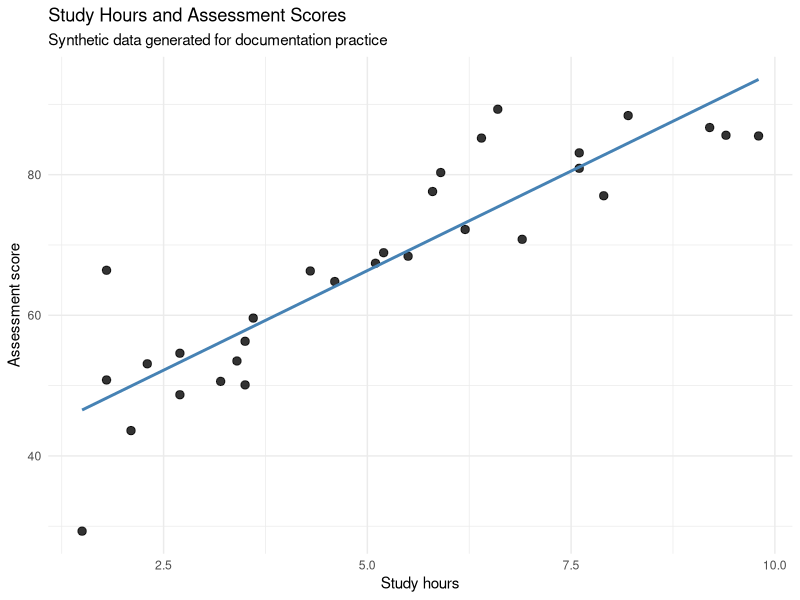
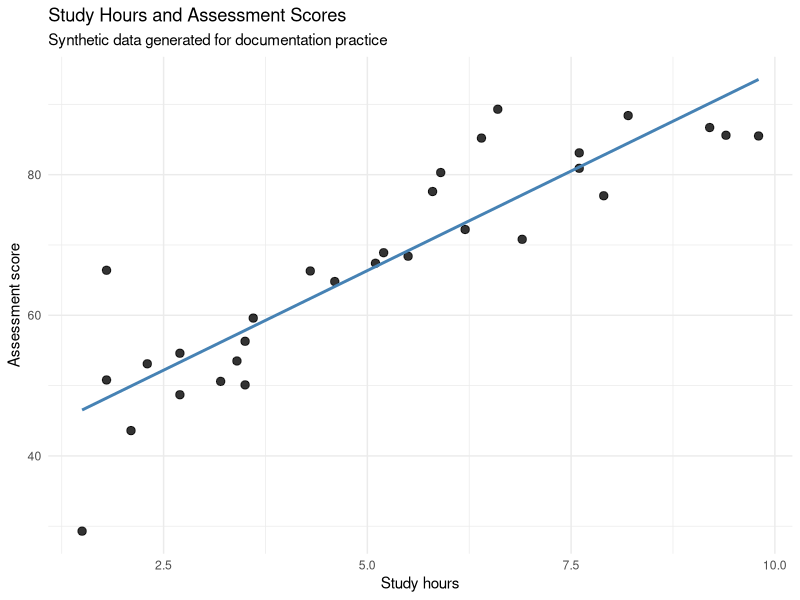

These charts were generated, in order, by the following R code:
# AI Assistance Declaration:
# I used ChatGPT (GPT-6, 19 November 2026) for planning and drafting suggestions.
# Prompts and disclosure are recorded in Appendix.md. I will run and verify this script
# in RStudio, independently check its outputs, and take responsibility for all results.
#
# Project: Synthetic Student Performance Analysis
# Purpose: Generate synthetic records, summarize them, and create a scatter plot.
# Data: Synthetic only; no real or personal student information is used.

# 1. Setup ------------------------------------------------------------------

required_package <- "ggplot2"

if (!requireNamespace(required_package, quietly = TRUE)) {
  install.packages(required_package)
}

library(ggplot2)

set.seed(400)

# 2. Generate synthetic data -------------------------------------------------

n_students <- 30

student_data <- data.frame(
  student_id = seq_len(n_students),
  study_hours = round(runif(n_students, min = 1, max = 10), 1),
  attendance_rate = round(runif(n_students, min = 60, max = 100), 1)
)

# Generate a score using a simple illustrative relationship plus random noise.
# Scores are bounded between 0 and 100.
student_data$score <- round(
  pmin(100, pmax(0,
    35 + 5.5 * student_data$study_hours +
      0.25 * (student_data$attendance_rate - 60) +
      rnorm(n_students, mean = 0, sd = 8)
  )),
  1
)

# Keep the columns in the documented order.
student_data <- student_data[
  c("student_id", "study_hours", "score", "attendance_rate")
]

# 3. Inspect the dataset -----------------------------------------------------

cat("Dataset structure:\n")
str(student_data)

cat("\nFirst six records:\n")
print(head(student_data))

cat("\nMissing values by column:\n")
print(colSums(is.na(student_data)))

# 4. Calculate descriptive summaries ---------------------------------------

cat("\nDescriptive summary:\n")
print(summary(student_data))

cat("\nMean study hours:\n")
print(mean(student_data$study_hours))

cat("\nMean assessment score:\n")
print(mean(student_data$score))

cat("\nCorrelation between study hours and score:\n")
print(cor(student_data$study_hours, student_data$score))

# 5. Create output directory and save data ----------------------------------

if (!dir.exists("output")) {
  dir.create("output")
}

write.csv(
  student_data,
  file = file.path("output", "synthetic_student_data.csv"),
  row.names = FALSE
)

# 6. Visualize the relationship ---------------------------------------------

score_plot <- ggplot(
  student_data,
  aes(x = study_hours, y = score)
) +
  geom_point(size = 2.5, alpha = 0.8) +
  geom_smooth(method = "lm", se = FALSE, color = "steelblue") +
  labs(
    title = "Study Hours and Assessment Scores",
    subtitle = "Synthetic data generated for documentation practice",
    x = "Study hours",
    y = "Assessment score"
  ) +
  theme_minimal()

print(score_plot)

ggsave(
  filename = file.path("output", "study_hours_vs_score.png"),
  plot = score_plot,
  width = 7,
  height = 5,
  dpi = 300
)

cat("\nAnalysis complete. Check the output/ folder for the CSV and PNG files.\n")
